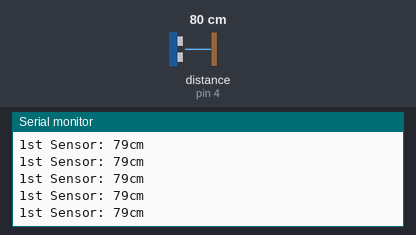
Recording of a sketch running on a simulated Arduino Uno, built with avr-gcc and run on an emulated ATmega328P. Shown: the last lines printed to the serial monitor. Wiring (inferred from the names in the program): ultrasonic range finder: trigger pin 3; echo pin 4. The test bench sets the inputs (shaded band); at power-on: distance to the obstacle (sensor on pin 4) 80 cm. The echo pulse lasts 58.3 µs per cm; storage starts empty; the audio player accepts every command and is not drawn.

Above: at 1.2 s.
1.3 s: distance to the obstacle (sensor on pin 4) set to 2 cm
At 2.1 s:
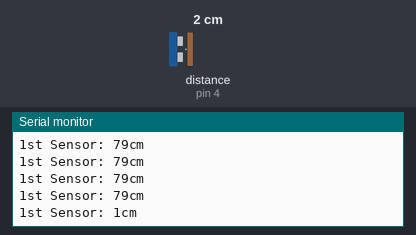
4.3 s: distance to the obstacle (sensor on pin 4) set to 18 cm
At 5.0 s:
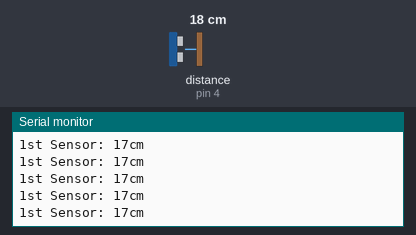
Timing chart, 0 to 7.3 s (numbered marks = the images above; inputs shaded):
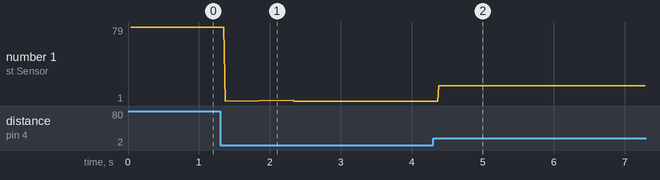

Measured:
- after the input at 1.3 s, the serial monitor: prints a new line after 0.07 s (image 1)
- after the input at 4.3 s, the serial monitor: prints a new line after 0.08 s (image 2)
- plotted number 1: 1 → 17 after the input at 4.3 s

The sketch:

01_UltrasonicSensor_MircoSDcard_Speaker.ino
```cpp
#include "SD.h"
#define SD_ChipSelectPin 2
#include "TMRpcm.h"
#include "SPI.h"

int trigger_pin = 3;
int echo_pin = 4;


bool startPlaying = false;
bool isPlaying = false;


TMRpcm tmrpcm;

void setup()
{
pinMode (trigger_pin, OUTPUT);
pinMode (echo_pin, INPUT);

tmrpcm.speakerPin=9;

Serial.begin(9600);

if(!SD.begin(SD_ChipSelectPin))
{

  Serial.println("SD fail");
  return;
}

Serial.println("File Playing");

}

void loop() {

Serial.println("\n");

int duration;
int distance;

    digitalWrite (trigger_pin, HIGH);
    delayMicroseconds (10);
    digitalWrite (trigger_pin, LOW);
    duration = pulseIn (echo_pin, HIGH);
    distance = abs(duration/2)/29.1;

    Serial.print("1st Sensor: ");
    Serial.print(distance);
    Serial.print("cm  ");


  if (distance <= 10){
        if (!isPlaying){
          startPlaying = true;
          }
  }
  else if(distance >= 10){
        if(isPlaying){
          tmrpcm.stopPlayback();
          isPlaying = false;
        }
  }

  if (startPlaying && !isPlaying){
    tmrpcm.play("1.wav");
    startPlaying = false;
    isPlaying = true;

    delay(1000);
  }

}
```
